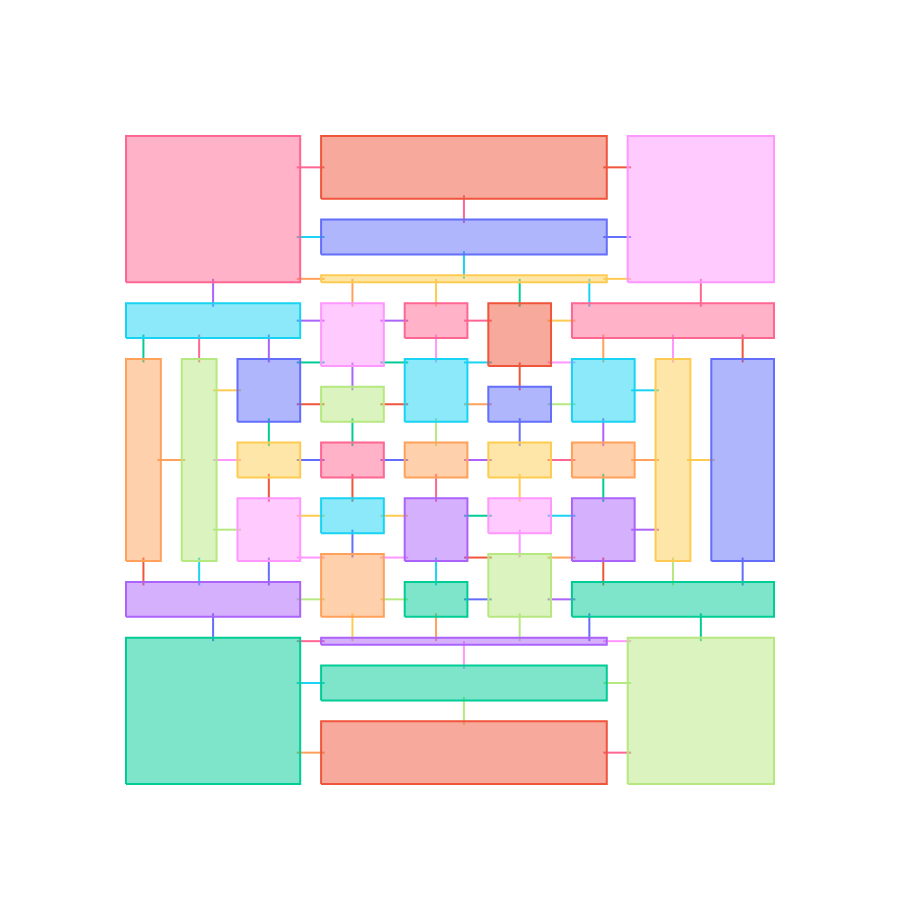

Source (notebook cell):
### Code cell
fig = go.Figure()

axis = dict(showline=False, zeroline=False,showgrid=False,showticklabels=False,)
fig.update_layout(showlegend=False,xaxis=axis,yaxis=axis,plot_bgcolor='white')
fig.update_layout(
         autosize=False,
            width=900,
            height=900,
        hoverlabel=dict(
        bgcolor="white",
        font_size=16,
        font_family="Rockwell"
        )
)
fig.update_xaxes(fixedrange=True)
fig.update_yaxes(scaleanchor = "x",scaleratio = 1,)
#if show_name: self.depoly_label(fig)
for obj in objects:fig.add_trace(obj)
fig

### Figure 1 — Plotly figure (JSON) as saved in the notebook; plotly's stock layout.template omitted (floating-point values rounded to 4 significant figures)
{"data": [{"fill": "toself", "hoverinfo": "text", "hoveron": "points", "mode": "lines", "text": "D=4.0", "type": "scatter", "x": [12, 12], "y": [20, 24]}, {"fill": "toself", "hoverinfo": "text", "hoveron": "points", "mode": "lines", "text": "D=3.0", "type": "scatter", "x": [2, 2], "y": [28, 32]}, {"fill": "toself", "hoverinfo": "text", "hoveron": "points", "mode": "lines", "text": "D=3.0", "type": "scatter", "x": [2, 2], "y": [60, 64]}, {"fill": "toself", "hoverinfo": "text", "hoveron": "points", "mode": "lines", "text": "D=4.0", "type": "scatter", "x": [12, 12], "y": [68, 72]}, {"fill": "toself", "hoverinfo": "text", "hoveron": "points", "mode": "lines", "text": "D=4.0", "type": "scatter", "x": [4, 8], "y": [46, 46]}, {"fill": "toself", "hoverinfo": "text", "hoveron": "points", "mode": "lines", "text": "D=4.0", "type": "scatter", "x": [10, 10], "y": [28, 32]}, {"fill": "toself", "hoverinfo": "text", "hoveron": "points", "mode": "lines", "text": "D=4.0", "type": "scatter", "x": [10, 10], "y": [60, 64]}, {"fill": "toself", "hoverinfo": "text", "hoveron": "points", "mode": "lines", "text": "D=6.0", "type": "scatter", "x": [12, 16], "y": [36, 36]}, {"fill": "toself", "hoverinfo": "text", "hoveron": "points", "mode": "lines", "text": "D=6.0", "type": "scatter", "x": [12, 16], "y": [46, 46]}, {"fill": "toself", "hoverinfo": "text", "hoveron": "points", "mode": "lines", "text": "D=6.0", "type": "scatter", "x": [12, 16], "y": [56, 56]}, {"fill": "toself", "hoverinfo": "text", "hoveron": "points", "mode": "lines", "text": "D=6.0", "type": "scatter", "x": [20, 20], "y": [28, 32]}, {"fill": "toself", "hoverinfo": "text", "hoveron": "points", "mode": "lines", "text": "D=7.0", "type": "scatter", "x": [20, 20], "y": [40, 44]}, {"fill": "toself", "hoverinfo": "text", "hoveron": "points", "mode": "lines", "text": "D=7.0", "type": "scatter", "x": [20, 20], "y": [48, 52]}, {"fill": "toself", "hoverinfo": "text", "hoveron": "points", "mode": "lines", "text": "D=6.0", "type": "scatter", "x": [20, 20], "y": [60, 64]}, {"fill": "toself", "hoverinfo": "text", "hoveron": "points", "mode": "lines", "text": "D=3.0", "type": "scatter", "x": [24, 28], "y": [4, 4]}, {"fill": "toself", "hoverinfo": "text", "hoveron": "points", "mode": "lines", "text": "D=5.0", "type": "scatter", "x": [24, 28], "y": [14, 14]}, {"fill": "toself", "hoverinfo": "text", "hoveron": "points", "mode": "lines", "text": "D=6.0", "type": "scatter", "x": [24, 28], "y": [20, 20]}, {"fill": "toself", "hoverinfo": "text", "hoveron": "points", "mode": "lines", "text": "D=7.0", "type": "scatter", "x": [24, 28], "y": [26, 26]}, {"fill": "toself", "hoverinfo": "text", "hoveron": "points", "mode": "lines", "text": "D=7.0", "type": "scatter", "x": [24, 28], "y": [32, 32]}, {"fill": "toself", "hoverinfo": "text", "hoveron": "points", "mode": "lines", "text": "D=8.0", "type": "scatter", "x": [24, 28], "y": [38, 38]}, {"fill": "toself", "hoverinfo": "text", "hoveron": "points", "mode": "lines", "text": "D=8.0", "type": "scatter", "x": [24, 28], "y": [46, 46]}, {"fill": "toself", "hoverinfo": "text", "hoveron": "points", "mode": "lines", "text": "D=8.0", "type": "scatter", "x": [24, 28], "y": [54, 54]}, {"fill": "toself", "hoverinfo": "text", "hoveron": "points", "mode": "lines", "text": "D=7.0", "type": "scatter", "x": [24, 28], "y": [60, 60]}, {"fill": "toself", "hoverinfo": "text", "hoveron": "points", "mode": "lines", "text": "D=7.0", "type": "scatter", "x": [24, 28], "y": [66, 66]}, {"fill": "toself", "hoverinfo": "text", "hoveron": "points", "mode": "lines", "text": "D=6.0", "type": "scatter", "x": [24, 28], "y": [72, 72]}, {"fill": "toself", "hoverinfo": "text", "hoveron": "points", "mode": "lines", "text": "D=5.0", "type": "scatter", "x": [24, 28], "y": [78, 78]}, {"fill": "toself", "hoverinfo": "text", "hoveron": "points", "mode": "lines", "text": "D=3.0", "type": "scatter", "x": [24, 28], "y": [88, 88]}, {"fill": "toself", "hoverinfo": "text", "hoveron": "points", "mode": "lines", "text": "D=5.0", "type": "scatter", "x": [48, 48], "y": [8, 12]}, {"fill": "toself", "hoverinfo": "text", "hoveron": "points", "mode": "lines", "text": "D=7.0", "type": "scatter", "x": [48, 48], "y": [16, 20]}, {"fill": "toself", "hoverinfo": "text", "hoveron": "points", "mode": "lines", "text": "D=7.0", "type": "scatter", "x": [32, 32], "y": [20, 24]}, {"fill": "toself", "hoverinfo": "text", "hoveron": "points", "mode": "lines", "text": "D=9.0", "type": "scatter", "x": [32, 32], "y": [32, 36]}, {"fill": "toself", "hoverinfo": "text", "hoveron": "points", "mode": "lines", "text": "D=9.0", "type": "scatter", "x": [32, 32], "y": [40, 44]}, {"fill": "toself", "hoverinfo": "text", "hoveron": "points", "mode": "lines", "text": "D=9.0", "type": "scatter", "x": [32, 32], "y": [48, 52]}, {"fill": "toself", "hoverinfo": "text", "hoveron": "points", "mode": "lines", "text": "D=9.0", "type": "scatter", "x": [32, 32], "y": [56, 60]}, {"fill": "toself", "hoverinfo": "text", "hoveron": "points", "mode": "lines", "text": "D=7.0", "type": "scatter", "x": [32, 32], "y": [68, 72]}, {"fill": "toself", "hoverinfo": "text", "hoveron": "points", "mode": "lines", "text": "D=7.0", "type": "scatter", "x": [48, 48], "y": [72, 76]}, {"fill": "toself", "hoverinfo": "text", "hoveron": "points", "mode": "lines", "text": "D=5.0", "type": "scatter", "x": [48, 48], "y": [80, 84]}, {"fill": "toself", "hoverinfo": "text", "hoveron": "points", "mode": "lines", "text": "D=8.0", "type": "scatter", "x": [36, 40], "y": [26, 26]}, {"fill": "toself", "hoverinfo": "text", "hoveron": "points", "mode": "lines", "text": "D=9.0", "type": "scatter", "x": [36, 40], "y": [32, 32]}, {"fill": "toself", "hoverinfo": "text", "hoveron": "points", "mode": "lines", "text": "D=10.0", "type": "scatter", "x": [36, 40], "y": [38, 38]}, {"fill": "toself", "hoverinfo": "text", "hoveron": "points", "mode": "lines", "text": "D=11.0", "type": "scatter", "x": [36, 40], "y": [46, 46]}, {"fill": "toself", "hoverinfo": "text", "hoveron": "points", "mode": "lines", "text": "D=10.0", "type": "scatter", "x": [36, 40], "y": [54, 54]}, {"fill": "toself", "hoverinfo": "text", "hoveron": "points", "mode": "lines", "text": "D=9.0", "type": "scatter", "x": [36, 40], "y": [60, 60]}, {"fill": "toself", "hoverinfo": "text", "hoveron": "points", "mode": "lines", "text": "D=8.0", "type": "scatter", "x": [36, 40], "y": [66, 66]}, {"fill": "toself", "hoverinfo": "text", "hoveron": "points", "mode": "lines", "text": "D=7.0", "type": "scatter", "x": [44, 44], "y": [20, 24]}, {"fill": "toself", "hoverinfo": "text", "hoveron": "points", "mode": "lines", "text": "D=9.0", "type": "scatter", "x": [44, 44], "y": [28, 32]}, {"fill": "toself", "hoverinfo": "text", "hoveron": "points", "mode": "lines", "text": "D=11.0", "type": "scatter", "x": [44, 44], "y": [40, 44]}, {"fill": "toself", "hoverinfo": "text", "hoveron": "points", "mode": "lines", "text": "D=11.0", "type": "scatter", "x": [44, 44], "y": [48, 52]}, {"fill": "toself", "hoverinfo": "text", "hoveron": "points", "mode": "lines", "text": "D=9.0", "type": "scatter", "x": [44, 44], "y": [60, 64]}, {"fill": "toself", "hoverinfo": "text", "hoveron": "points", "mode": "lines", "text": "D=7.0", "type": "scatter", "x": [44, 44], "y": [68, 72]}, {"fill": "toself", "hoverinfo": "text", "hoveron": "points", "mode": "lines", "text": "D=8.0", "type": "scatter", "x": [48, 52], "y": [26, 26]}, {"fill": "toself", "hoverinfo": "text", "hoveron": "points", "mode": "lines", "text": "D=9.0", "type": "scatter", "x": [48, 52], "y": [32, 32]}, {"fill": "toself", "hoverinfo": "text", "hoveron": "points", "mode": "lines", "text": "D=10.0", "type": "scatter", "x": [48, 52], "y": [38, 38]}, {"fill": "toself", "hoverinfo": "text", "hoveron": "points", "mode": "lines", "text": "D=12.0", "type": "scatter", "x": [48, 52], "y": [46, 46]}, {"fill": "toself", "hoverinfo": "text", "hoveron": "points", "mode": "lines", "text": "D=10.0", "type": "scatter", "x": [48, 52], "y": [54, 54]}, {"fill": "toself", "hoverinfo": "text", "hoveron": "points", "mode": "lines", "text": "D=9.0", "type": "scatter", "x": [48, 52], "y": [60, 60]}, {"fill": "toself", "hoverinfo": "text", "hoveron": "points", "mode": "lines", "text": "D=8.0", "type": "scatter", "x": [48, 52], "y": [66, 66]}, {"fill": "toself", "hoverinfo": "text", "hoveron": "points", "mode": "lines", "text": "D=7.0", "type": "scatter", "x": [56, 56], "y": [20, 24]}, {"fill": "toself", "hoverinfo": "text", "hoveron": "points", "mode": "lines", "text": "D=9.0", "type": "scatter", "x": [56, 56], "y": [32, 36]}, {"fill": "toself", "hoverinfo": "text", "hoveron": "points", "mode": "lines", "text": "D=10.0", "type": "scatter", "x": [56, 56], "y": [40, 44]}, {"fill": "toself", "hoverinfo": "text", "hoveron": "points", "mode": "lines", "text": "D=10.0", "type": "scatter", "x": [56, 56], "y": [48, 52]}, {"fill": "toself", "hoverinfo": "text", "hoveron": "points", "mode": "lines", "text": "D=9.0", "type": "scatter", "x": [56, 56], "y": [56, 60]}, {"fill": "toself", "hoverinfo": "text", "hoveron": "points", "mode": "lines", "text": "D=7.0", "type": "scatter", "x": [56, 56], "y": [68, 72]}, {"fill": "toself", "hoverinfo": "text", "hoveron": "points", "mode": "lines", "text": "D=7.0", "type": "scatter", "x": [60, 64], "y": [26, 26]}, {"fill": "toself", "hoverinfo": "text", "hoveron": "points", "mode": "lines", "text": "D=8.0", "type": "scatter", "x": [60, 64], "y": [32, 32]}, {"fill": "toself", "hoverinfo": "text", "hoveron": "points", "mode": "lines", "text": "D=9.0", "type": "scatter", "x": [60, 64], "y": [38, 38]}, {"fill": "toself", "hoverinfo": "text", "hoveron": "points", "mode": "lines", "text": "D=9.0", "type": "scatter", "x": [60, 64], "y": [46, 46]}, {"fill": "toself", "hoverinfo": "text", "hoveron": "points", "mode": "lines", "text": "D=9.0", "type": "scatter", "x": [60, 64], "y": [54, 54]}, {"fill": "toself", "hoverinfo": "text", "hoveron": "points", "mode": "lines", "text": "D=8.0", "type": "scatter", "x": [60, 64], "y": [60, 60]}, {"fill": "toself", "hoverinfo": "text", "hoveron": "points", "mode": "lines", "text": "D=7.0", "type": "scatter", "x": [60, 64], "y": [66, 66]}, {"fill": "toself", "hoverinfo": "text", "hoveron": "points", "mode": "lines", "text": "D=6.0", "type": "scatter", "x": [66, 66], "y": [20, 24]}, {"fill": "toself", "hoverinfo": "text", "hoveron": "points", "mode": "lines", "text": "D=7.0", "type": "scatter", "x": [68, 68], "y": [28, 32]}, {"fill": "toself", "hoverinfo": "text", "hoveron": "points", "mode": "lines", "text": "D=8.0", "type": "scatter", "x": [68, 68], "y": [40, 44]}, {"fill": "toself", "hoverinfo": "text", "hoveron": "points", "mode": "lines", "text": "D=8.0", "type": "scatter", "x": [68, 68], "y": [48, 52]}, {"fill": "toself", "hoverinfo": "text", "hoveron": "points", "mode": "lines", "text": "D=7.0", "type": "scatter", "x": [68, 68], "y": [60, 64]}, {"fill": "toself", "hoverinfo": "text", "hoveron": "points", "mode": "lines", "text": "D=6.0", "type": "scatter", "x": [66, 66], "y": [68, 72]}, {"fill": "toself", "hoverinfo": "text", "hoveron": "points", "mode": "lines", "text": "D=3.0", "type": "scatter", "x": [68, 72], "y": [4, 4]}, {"fill": "toself", "hoverinfo": "text", "hoveron": "points", "mode": "lines", "text": "D=4.0", "type": "scatter", "x": [68, 72], "y": [14, 14]}, {"fill": "toself", "hoverinfo": "text", "hoveron": "points", "mode": "lines", "text": "D=5.0", "type": "scatter", "x": [68, 72], "y": [20, 20]}, {"fill": "toself", "hoverinfo": "text", "hoveron": "points", "mode": "lines", "text": "D=5.0", "type": "scatter", "x": [68, 72], "y": [72, 72]}, {"fill": "toself", "hoverinfo": "text", "hoveron": "points", "mode": "lines", "text": "D=4.0", "type": "scatter", "x": [68, 72], "y": [78, 78]}, {"fill": "toself", "hoverinfo": "text", "hoveron": "points", "mode": "lines", "text": "D=3.0", "type": "scatter", "x": [68, 72], "y": [88, 88]}, {"fill": "toself", "hoverinfo": "text", "hoveron": "points", "mode": "lines", "text": "D=4.0", "type": "scatter", "x": [82, 82], "y": [20, 24]}, {"fill": "toself", "hoverinfo": "text", "hoveron": "points", "mode": "lines", "text": "D=6.0", "type": "scatter", "x": [72, 76], "y": [36, 36]}, {"fill": "toself", "hoverinfo": "text", "hoveron": "points", "mode": "lines", "text": "D=7.0", "type": "scatter", "x": [72, 76], "y": [46, 46]}, {"fill": "toself", "hoverinfo": "text", "hoveron": "points", "mode": "lines", "text": "D=6.0", "type": "scatter", "x": [72, 76], "y": [56, 56]}, {"fill": "toself", "hoverinfo": "text", "hoveron": "points", "mode": "lines", "text": "D=4.0", "type": "scatter", "x": [82, 82], "y": [68, 72]}, {"fill": "toself", "hoverinfo": "text", "hoveron": "points", "mode": "lines", "text": "D=5.0", "type": "scatter", "x": [78, 78], "y": [28, 32]}, {"fill": "toself", "hoverinfo": "text", "hoveron": "points", "mode": "lines", "text": "D=5.0", "type": "scatter", "x": [78, 78], "y": [60, 64]}, {"fill": "toself", "hoverinfo": "text", "hoveron": "points", "mode": "lines", "text": "D=5.0", "type": "scatter", "x": [80, 84], "y": [46, 46]}, {"fill": "toself", "hoverinfo": "text", "hoveron": "points", "mode": "lines", "text": "D=3.0", "type": "scatter", "x": [88, 88], "y": [28, 32]}, {"fill": "toself", "hoverinfo": "text", "hoveron": "points", "mode": "lines", "text": "D=3.0", "type": "scatter", "x": [88, 88], "y": [60, 64]}, {"fill": "toself", "hoverinfo": "text", "hoveron": "fills", "mode": "lines", "text": "G=0", "type": "scatter", "x": [-0.5, -0.5, 24.5, 24.5, -0.5], "y": [-0.5, 20.5, 20.5, -0.5, -0.5]}, {"fill": "toself", "hoverinfo": "text", "hoveron": "fills", "mode": "lines", "text": "G=1", "type": "scatter", "x": [-0.5, -0.5, 24.5, 24.5, -0.5], "y": [23.5, 28.5, 28.5, 23.5, 23.5]}, {"fill": "toself", "hoverinfo": "text", "hoveron": "fills", "mode": "lines", "text": "G=2", "type": "scatter", "x": [-0.5, -0.5, 4.5, 4.5, -0.5], "y": [31.5, 60.5, 60.5, 31.5, 31.5]}, {"fill": "toself", "hoverinfo": "text", "hoveron": "fills", "mode": "lines", "text": "G=3", "type": "scatter", "x": [-0.5, -0.5, 24.5, 24.5, -0.5], "y": [63.5, 68.5, 68.5, 63.5, 63.5]}, {"fill": "toself", "hoverinfo": "text", "hoveron": "fills", "mode": "lines", "text": "G=4", "type": "scatter", "x": [-0.5, -0.5, 24.5, 24.5, -0.5], "y": [71.5, 92.5, 92.5, 71.5, 71.5]}, {"fill": "toself", "hoverinfo": "text", "hoveron": "fills", "mode": "lines", "text": "G=5", "type": "scatter", "x": [7.5, 7.5, 12.5, 12.5, 7.5], "y": [31.5, 60.5, 60.5, 31.5, 31.5]}, {"fill": "toself", "hoverinfo": "text", "hoveron": "fills", "mode": "lines", "text": "G=6", "type": "scatter", "x": [15.5, 15.5, 24.5, 24.5, 15.5], "y": [31.5, 40.5, 40.5, 31.5, 31.5]}, {"fill": "toself", "hoverinfo": "text", "hoveron": "fills", "mode": "lines", "text": "G=7", "type": "scatter", "x": [15.5, 15.5, 24.5, 24.5, 15.5], "y": [43.5, 48.5, 48.5, 43.5, 43.5]}, {"fill": "toself", "hoverinfo": "text", "hoveron": "fills", "mode": "lines", "text": "G=8", "type": "scatter", "x": [15.5, 15.5, 24.5, 24.5, 15.5], "y": [51.5, 60.5, 60.5, 51.5, 51.5]}, {"fill": "toself", "hoverinfo": "text", "hoveron": "fills", "mode": "lines", "text": "G=9", "type": "scatter", "x": [27.5, 27.5, 68.5, 68.5, 27.5], "y": [-0.5, 8.5, 8.5, -0.5, -0.5]}, {"fill": "toself", "hoverinfo": "text", "hoveron": "fills", "mode": "lines", "text": "G=10", "type": "scatter", "x": [27.5, 27.5, 68.5, 68.5, 27.5], "y": [11.5, 16.5, 16.5, 11.5, 11.5]}, {"fill": "toself", "hoverinfo": "text", "hoveron": "fills", "mode": "lines", "text": "G=11", "type": "scatter", "x": [27.5, 27.5, 68.5, 68.5, 27.5], "y": [19.5, 20.5, 20.5, 19.5, 19.5]}, {"fill": "toself", "hoverinfo": "text", "hoveron": "fills", "mode": "lines", "text": "G=12", "type": "scatter", "x": [27.5, 27.5, 36.5, 36.5, 27.5], "y": [23.5, 32.5, 32.5, 23.5, 23.5]}, {"fill": "toself", "hoverinfo": "text", "hoveron": "fills", "mode": "lines", "text": "G=13", "type": "scatter", "x": [27.5, 27.5, 36.5, 36.5, 27.5], "y": [35.5, 40.5, 40.5, 35.5, 35.5]}, {"fill": "toself", "hoverinfo": "text", "hoveron": "fills", "mode": "lines", "text": "G=14", "type": "scatter", "x": [27.5, 27.5, 36.5, 36.5, 27.5], "y": [43.5, 48.5, 48.5, 43.5, 43.5]}, {"fill": "toself", "hoverinfo": "text", "hoveron": "fills", "mode": "lines", "text": "G=15", "type": "scatter", "x": [27.5, 27.5, 36.5, 36.5, 27.5], "y": [51.5, 56.5, 56.5, 51.5, 51.5]}, {"fill": "toself", "hoverinfo": "text", "hoveron": "fills", "mode": "lines", "text": "G=16", "type": "scatter", "x": [27.5, 27.5, 36.5, 36.5, 27.5], "y": [59.5, 68.5, 68.5, 59.5, 59.5]}, {"fill": "toself", "hoverinfo": "text", "hoveron": "fills", "mode": "lines", "text": "G=17", "type": "scatter", "x": [27.5, 27.5, 68.5, 68.5, 27.5], "y": [71.5, 72.5, 72.5, 71.5, 71.5]}, {"fill": "toself", "hoverinfo": "text", "hoveron": "fills", "mode": "lines", "text": "G=18", "type": "scatter", "x": [27.5, 27.5, 68.5, 68.5, 27.5], "y": [75.5, 80.5, 80.5, 75.5, 75.5]}, {"fill": "toself", "hoverinfo": "text", "hoveron": "fills", "mode": "lines", "text": "G=19", "type": "scatter", "x": [27.5, 27.5, 68.5, 68.5, 27.5], "y": [83.5, 92.5, 92.5, 83.5, 83.5]}, {"fill": "toself", "hoverinfo": "text", "hoveron": "fills", "mode": "lines", "text": "G=20", "type": "scatter", "x": [39.5, 39.5, 48.5, 48.5, 39.5], "y": [23.5, 28.5, 28.5, 23.5, 23.5]}, {"fill": "toself", "hoverinfo": "text", "hoveron": "fills", "mode": "lines", "text": "G=21", "type": "scatter", "x": [39.5, 39.5, 48.5, 48.5, 39.5], "y": [31.5, 40.5, 40.5, 31.5, 31.5]}, {"fill": "toself", "hoverinfo": "text", "hoveron": "fills", "mode": "lines", "text": "G=22", "type": "scatter", "x": [39.5, 39.5, 48.5, 48.5, 39.5], "y": [43.5, 48.5, 48.5, 43.5, 43.5]}, {"fill": "toself", "hoverinfo": "text", "hoveron": "fills", "mode": "lines", "text": "G=23", "type": "scatter", "x": [39.5, 39.5, 48.5, 48.5, 39.5], "y": [51.5, 60.5, 60.5, 51.5, 51.5]}, {"fill": "toself", "hoverinfo": "text", "hoveron": "fills", "mode": "lines", "text": "G=24", "type": "scatter", "x": [39.5, 39.5, 48.5, 48.5, 39.5], "y": [63.5, 68.5, 68.5, 63.5, 63.5]}, {"fill": "toself", "hoverinfo": "text", "hoveron": "fills", "mode": "lines", "text": "G=25", "type": "scatter", "x": [51.5, 51.5, 60.5, 60.5, 51.5], "y": [23.5, 32.5, 32.5, 23.5, 23.5]}, {"fill": "toself", "hoverinfo": "text", "hoveron": "fills", "mode": "lines", "text": "G=26", "type": "scatter", "x": [51.5, 51.5, 60.5, 60.5, 51.5], "y": [35.5, 40.5, 40.5, 35.5, 35.5]}, {"fill": "toself", "hoverinfo": "text", "hoveron": "fills", "mode": "lines", "text": "G=27", "type": "scatter", "x": [51.5, 51.5, 60.5, 60.5, 51.5], "y": [43.5, 48.5, 48.5, 43.5, 43.5]}, {"fill": "toself", "hoverinfo": "text", "hoveron": "fills", "mode": "lines", "text": "G=28", "type": "scatter", "x": [51.5, 51.5, 60.5, 60.5, 51.5], "y": [51.5, 56.5, 56.5, 51.5, 51.5]}, {"fill": "toself", "hoverinfo": "text", "hoveron": "fills", "mode": "lines", "text": "G=29", "type": "scatter", "x": [51.5, 51.5, 60.5, 60.5, 51.5], "y": [59.5, 68.5, 68.5, 59.5, 59.5]}, {"fill": "toself", "hoverinfo": "text", "hoveron": "fills", "mode": "lines", "text": "G=30", "type": "scatter", "x": [63.5, 63.5, 92.5, 92.5, 63.5], "y": [23.5, 28.5, 28.5, 23.5, 23.5]}, {"fill": "toself", "hoverinfo": "text", "hoveron": "fills", "mode": "lines", "text": "G=31", "type": "scatter", "x": [63.5, 63.5, 72.5, 72.5, 63.5], "y": [31.5, 40.5, 40.5, 31.5, 31.5]}, {"fill": "toself", "hoverinfo": "text", "hoveron": "fills", "mode": "lines", "text": "G=32", "type": "scatter", "x": [63.5, 63.5, 72.5, 72.5, 63.5], "y": [43.5, 48.5, 48.5, 43.5, 43.5]}, {"fill": "toself", "hoverinfo": "text", "hoveron": "fills", "mode": "lines", "text": "G=33", "type": "scatter", "x": [63.5, 63.5, 72.5, 72.5, 63.5], "y": [51.5, 60.5, 60.5, 51.5, 51.5]}, {"fill": "toself", "hoverinfo": "text", "hoveron": "fills", "mode": "lines", "text": "G=34", "type": "scatter", "x": [63.5, 63.5, 92.5, 92.5, 63.5], "y": [63.5, 68.5, 68.5, 63.5, 63.5]}, {"fill": "toself", "hoverinfo": "text", "hoveron": "fills", "mode": "lines", "text": "G=35", "type": "scatter", "x": [71.5, 71.5, 92.5, 92.5, 71.5], "y": [-0.5, 20.5, 20.5, -0.5, -0.5]}, {"fill": "toself", "hoverinfo": "text", "hoveron": "fills", "mode": "lines", "text": "G=36", "type": "scatter", "x": [71.5, 71.5, 92.5, 92.5, 71.5], "y": [71.5, 92.5, 92.5, 71.5, 71.5]}, {"fill": "toself", "hoverinfo": "text", "hoveron": "fills", "mode": "lines", "text": "G=37", "type": "scatter", "x": [75.5, 75.5, 80.5, 80.5, 75.5], "y": [31.5, 60.5, 60.5, 31.5, 31.5]}, {"fill": "toself", "hoverinfo": "text", "hoveron": "fills", "mode": "lines", "text": "G=38", "type": "scatter", "x": [83.5, 83.5, 92.5, 92.5, 83.5], "y": [31.5, 60.5, 60.5, 31.5, 31.5]}], "layout": {"autosize": false, "height": 900, "hoverlabel": {"bgcolor": "white", "font": {"family": "Rockwell", "size": 16}}, "plot_bgcolor": "white", "showlegend": false, "width": 900, "xaxis": {"fixedrange": true, "showgrid": false, "showline": false, "showticklabels": false, "zeroline": false}, "yaxis": {"scaleanchor": "x", "scaleratio": 1, "showgrid": false, "showline": false, "showticklabels": false, "zeroline": false}}}
